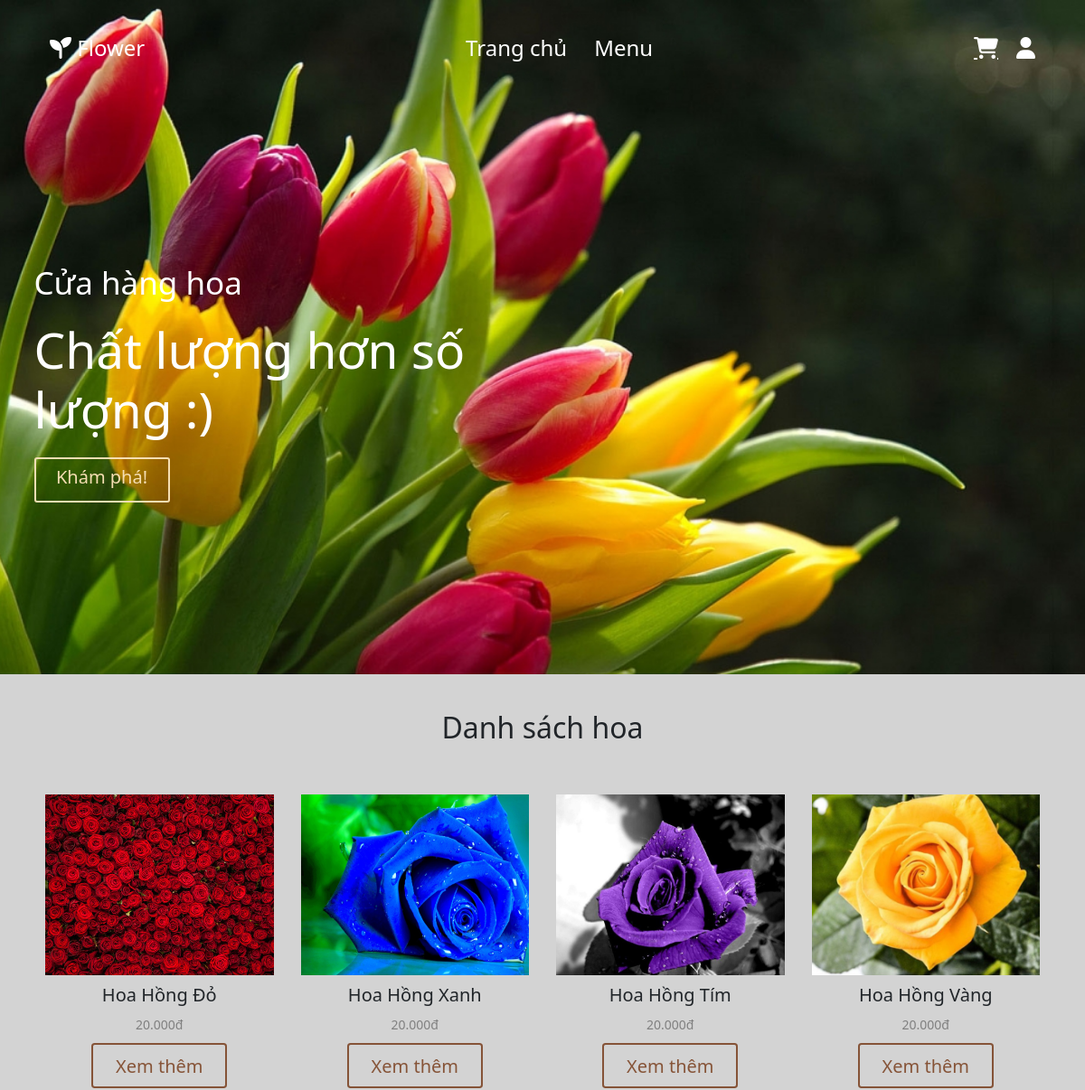
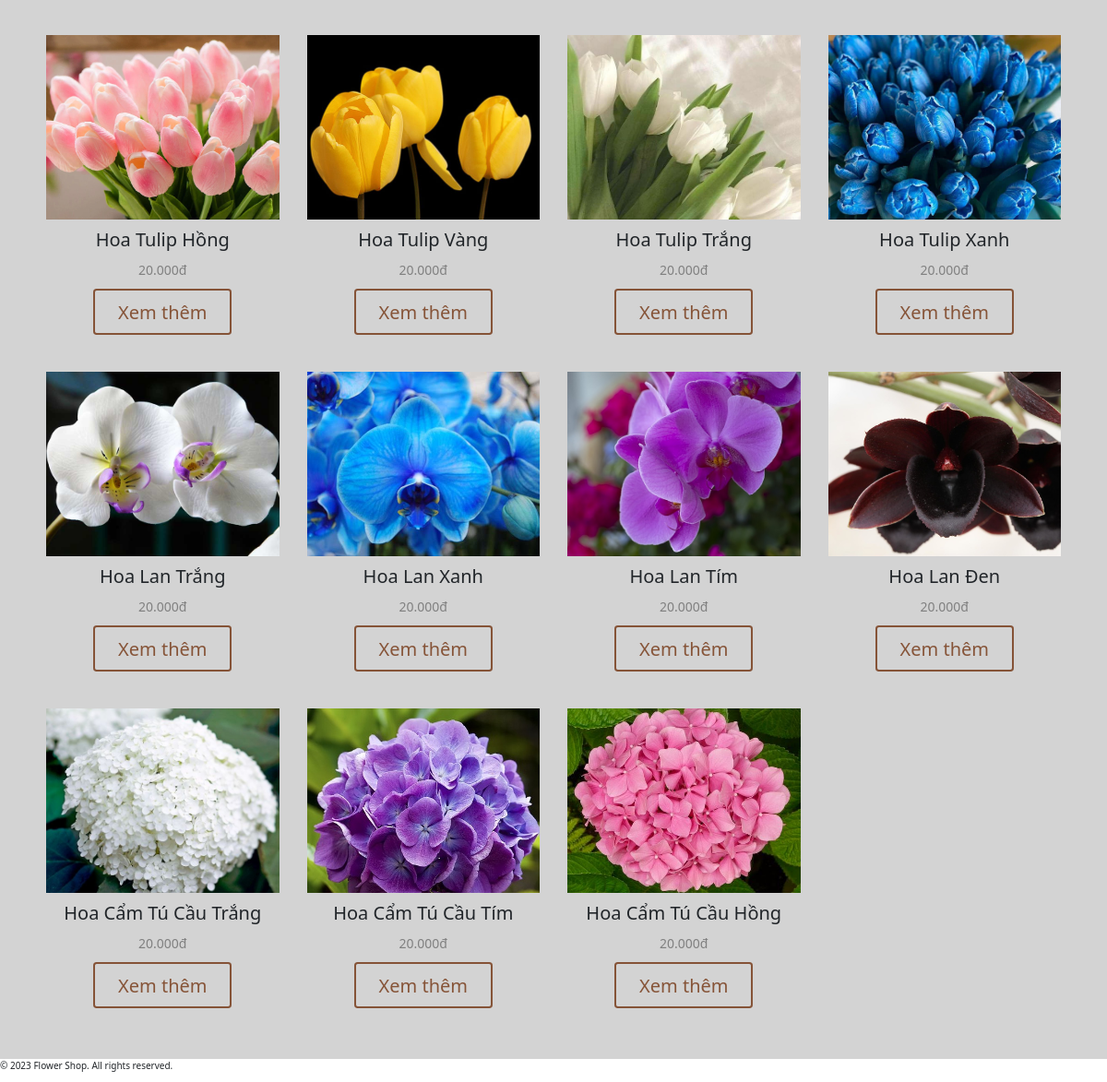
/myhome/home_page, run on the app's committed database (2 pictures, top to bottom).
### myhome/models.py (models this page shows)
class flowers (models.Model):
    ms = models.CharField(max_length=100)
    name= models.TextField()
    price = models.TextField()
    image = models.ImageField(null=True)
    description = models.TextField()
    number = models.TextField()

### myhome/views.py (the view)
# urls.py: path('/home_page',views.home_page),
def home_page (request):
    Data1 ={'flowers':flowers.objects.all()}
    return render (request,'nguoidung/home.html',Data1)

### myhome/templates/nguoidung/home.html
{% extends "nguoidung/base.html" %}
{% block content%}
<main>
    <section class="menu" id="menu">
        <h1>Danh sách hoa</h1>
        <div class="container">
            <div class="row gx-2 gy-3">
                {% for flower in flowers %}
                <div class="col-12 col-md-6 col-lg-4 col-xl-3 text-center p-4 menu-item">
                    <img src="{{flower.image.url}}" width="50%" class="image_flower">
                    <h3>{{flower.name}}</h3>
                    <p>{{flower.price}}</p>
                    <a href="flower_detail/{{flower.id}}" class="btn">Xem thêm</a>
                </div>
                {% endfor %}
            </div>
        </div>
    </section>
</main>
{% endblock %}

### myhome/templates/nguoidung/base.html (shortened to what this page needs)
{% extends "nguoidung/index.html" %}
{% block body %}
<head>
    <link rel="stylesheet" href="https://cdn.jsdelivr.net/npm/bootstrap@5.2.1/dist/css/bootstrap.min.css">
    <link rel="stylesheet" href="https://cdnjs.cloudflare.com/ajax/libs/font-awesome/6.2.0/css/all.min.css">
</head>
<body>
    <header id="header">
        <div class="container">
            <nav class="navbar navbar-expand-lg bg-transparent py-5">
                <div class="container-fluid">
                    <a class="navbar-brand" href="/myhome/home_page"><i class="fa-solid fa-seedling"></i> Flower</a>
                    <div class="collapse navbar-collapse" id="navbarSupportedContent">
                        <ul class="navbar-nav m-auto mb-2 mb-lg-0">
                            <li class="nav-item">
                                <a class="nav-link active" aria-current="page" href="/myhome/home_page">Trang chủ</a>
                            </li>
                            <li class="nav-item">
                                <a class="nav-link" href="/myhome/home_page#menu">Menu</a>
                            </li>
                        </ul>
                        <div class="icons" style="display: flex;">
                            <a class="cart fa-solid fa-cart-shopping" href="#"></a>
                            {% if user.is_authenticated %}
                            {{ user.username }}!
                            <a class="user fa-solid fa-user" href="/myhome/home"></a>
                            {% else %}
                            <a class="user fa-solid fa-user" href="{% url 'login' %}"></a>
                            {% endif %}
                        </div>
                    </div>
                </div>
            </nav>
            <div class="row" id="home">
                <div class="col-6 me-auto d-flex align-items-center">
                    <div class="content">
                        <h1> Cửa hàng hoa</h1>
                        <h3>Chất lượng hơn số lượng :)</h3>
                        <a href="/myhome/home_page#menu">Khám phá!</a>
                    </div>
                </div>
            </div>
        </div>
    </header>
    {% block content %}
    {% endblock %}
    <footer>
        <p>&copy; 2023 Flower Shop. All rights reserved.</p>
    </footer>
</body>
{% endblock %}

### myhome/templates/nguoidung/index.html (shortened to what this page needs)
<!DOCTYPE html>
<html lang="en">
<html lang="en">
<head>
    <link rel="stylesheet" href="https://cdnjs.cloudflare.com/ajax/libs/font-awesome/5.15.4/css/all.min.css" />
    <link href="https://cdn.jsdelivr.net/npm/bootstrap@5.0.2/dist/css/bootstrap.min.css" rel="stylesheet"
>
</head>
<body>
    {% block body %} {% endblock %}
</body>
</html>

### myhome/templates/nguoidung/base.html (style rules this page uses)
* { padding: 0; margin: 0; box-sizing: 0; }
:root { --border: 2px solid grey; --boxshadow: 0 5px 20px grey; --black: black; --white: white; --primary: lightblue; --lightgrey: lightgrey; --gray: gray; }
html { font-size: 10px; }
:root { --text-color: #ffffff; --bg-color: #007bff; --bg-hover: #0056b3; }
.btn { display: block; width: 15rem; height: 5rem; text-align: center; line-height: 4rem; font-size: 2rem; color: var(--text-color); border: 2px solid var(--text-color); background-color: var(--bg-color); margin: 1.5rem 0; text-decoration: none; transition: all 0.3s; }
#header { min-height: 80vh; background: url("/media/4.jpg"); background-size: cover; background-repeat: no-repeat; background-position: center; }
#header .navbar-brand, #header .navbar-nav .nav-link, #header .icons div { display: block; font-size: 2.4rem; margin: 0 1rem; color: white; }
#header .icons a { display: block; font-size: 2.4rem; margin: 0 1rem; color: white; }
#home { width: 100%; height: 80vh; }
#home .content h1 { font-size: 3.5rem; margin: 1rem 0; color: white; font-weight: 400; }
#home .content h3 { font-size: 5.5rem; margin: 2rem 0; color: white; }
#home .content a { display: block; width: 15rem; height: 5rem; text-align: center; line-height: 4rem; font-size: 2rem; color: wheat; border: 2px solid wheat; background-color: transparent; margin: 1.5rem 0; text-decoration: none; transition: all 0.3s; border-radius: 3px; }
#menu { background: lightgrey; padding: 4rem 1rem; }
#menu h1 { text-align: center; font-size: 3.2rem; margin-bottom: 4rem; }
#menu h3 { font-size: 2rem; margin: 1rem 0; }
#menu p { font-size: 1.4rem; color: gray; }
#menu .btn { display: block; width: 15rem; height: 5rem; text-align: center; line-height: 4rem; font-size: 2rem; color: rgba(120, 61, 28, 0.847); border: 2px solid rgba(120, 61, 28, 0.847); background-color: transparent; margin: auto; text-decoration: none; transition: all 0.3s; }
#menu .menu-item { transition: all 0.5s; }
.menu-item img { width: 100%; height: 200px; object-fit: cover; object-position: center center; }

### data on the page
flowers: image (picture), name "Hoa Hồng Đỏ", price "20.000đ"
flowers: image (picture), name "Hoa Hồng Xanh", price "20.000đ"
flowers: image (picture), name "Hoa Hồng Tím", price "20.000đ"
flowers: image (picture), name "Hoa Hồng Vàng", price "20.000đ"
flowers: image (picture), name "Hoa Tulip Hồng", price "20.000đ"
flowers: image (picture), name "Hoa Tulip Vàng", price "20.000đ"
flowers: image (picture), name "Hoa Tulip Trắng", price "20.000đ"
flowers: image (picture), name "Hoa Tulip Xanh", price "20.000đ"
flowers: image (picture), name "Hoa Lan Trắng", price "20.000đ"
flowers: image (picture), name "Hoa Lan Xanh", price "20.000đ"
flowers: image (picture), name "Hoa Lan Tím", price "20.000đ"
flowers: image (picture), name "Hoa Lan Đen", price "20.000đ"
flowers: image (picture), name "Hoa Cẩm Tú Cầu Trắng", price "20.000đ"
flowers: image (picture), name "Hoa Cẩm Tú Cầu Tím", price "20.000đ"
flowers: image (picture), name "Hoa Cẩm Tú Cầu Hồng", price "20.000đ"
